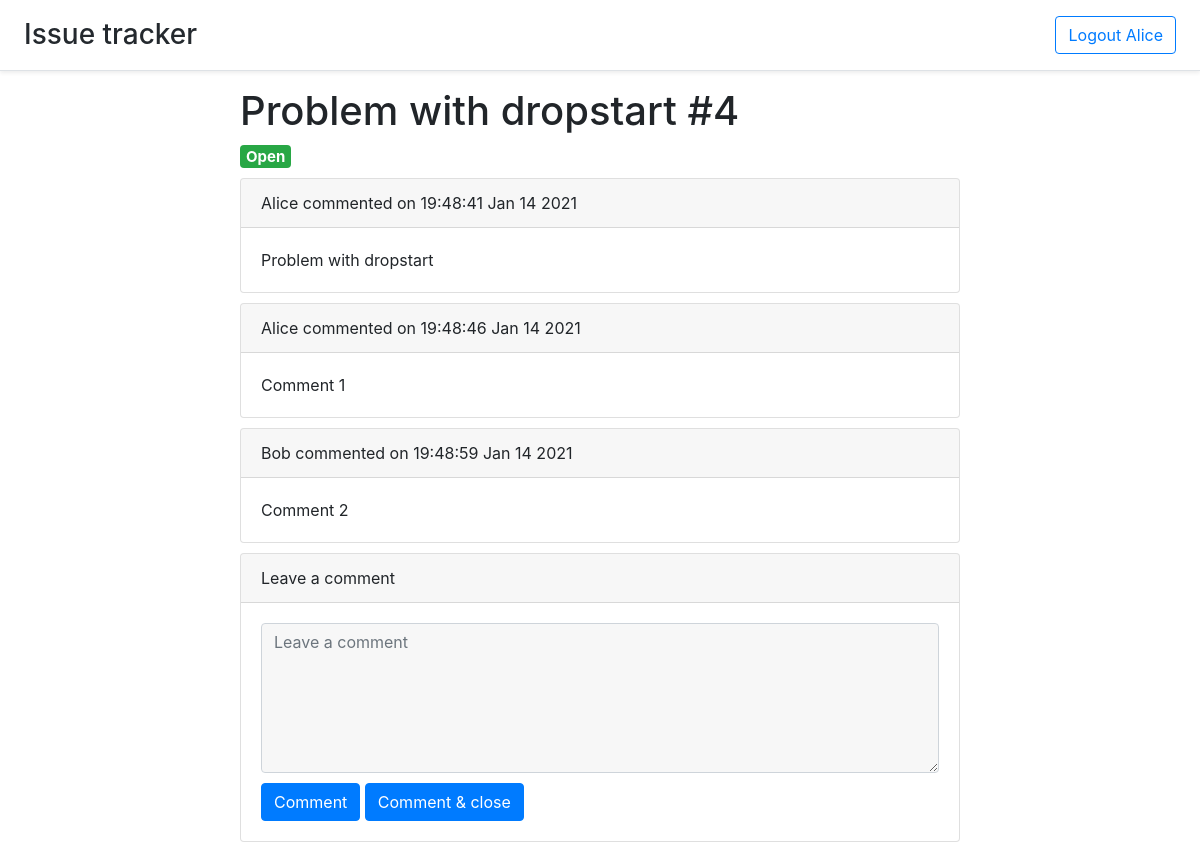
Screenshot of /issue/4 (signed in) with the database file from the repository.
### auth.py (models this page shows)
class User(UserMixin, app.db.Model):
    id = app.db.Column(app.db.Integer, primary_key=True)
    email = app.db.Column(app.db.String(100), unique=True)
    password = app.db.Column(app.db.String(100))
    name = app.db.Column(app.db.String(100))
    issues = app.db.relationship('Issue', backref='user', lazy='dynamic')
    comments = app.db.relationship('Comment', backref='user', lazy='dynamic')

### issue.py (models this page shows, shortened)
class Issue(db.Model):
    id = db.Column(db.Integer, primary_key=True)
    title = db.Column(db.String(50), nullable=False)
    user_id = db.Column(db.Integer, db.ForeignKey('user.id'))
    comments = db.relationship('Comment', backref='issue', lazy='dynamic')
    labels = db.relationship('Label', backref='issue', lazy='dynamic')
    is_open = db.Column(db.BOOLEAN, default=True)
    timestamp = db.Column(db.DateTime, default=datetime.utcnow)
    def title_and_id(self):
        return self.title + ' #' + str(self.id)

### comment.py (models this page shows)
class Comment(db.Model):
    id = db.Column(db.Integer, primary_key=True)
    text = db.Column(db.Text, nullable=False)
    timestamp = db.Column(db.DateTime, default=datetime.utcnow)
    user_id = db.Column(db.Integer, db.ForeignKey('user.id'))
    issue_id = db.Column(db.Integer, db.ForeignKey('issue.id'))
    def pretty_date(self):
        return self.timestamp.strftime("%H:%M:%S %b %d %Y")

### comment.py (the view)
@comments.route('/issue/<int:issue_id>')
def show_issues(issue_id):
    return render_template('issuepage.html', issue=issue.Issue.query.get(issue_id))

### app.py (called while the page is built)
@login_manager.user_loader
def load_user(user_id):
    return auth.User.query.get(int(user_id))

### templates/issuepage.html (shortened to what this page needs)
{% extends 'base.html' %}
{% block content %}
<h1>{{ issue.title_and_id() }}</h1>
<h5>
  {% if issue.is_open %}
  <span class="badge badge-success">Open</span>
  {% else %}
  <span class="badge badge-danger">Closed</span>
  {% endif %}
</h5>
{% for comment in issue.comments.all() %}
<div class="card">
      <div class="card-header">
        {{ comment.user.name }} commented on {{ comment.pretty_date() }}
      </div>
      <div class="card-body"> {{ comment.text }}</div>
</div>
{% endfor %}
{% if issue.is_open %}
<div class="card">
  <div class="card-header">
    Leave a comment
  </div>
  <div class="card-body">
    <form method="post" action="/comment/{{ issue.id }}">
      <textarea name="text" class="form-control issue-textarea-comment" placeholder="Leave a comment"></textarea>
      <input type="submit" name="action" class="btn btn-primary" value="Comment">
      <input type="submit" name="action" class="btn btn-primary" value="Comment & close">
    </form>
  </div>
</div>
{% endif %}
{% endblock %}

### templates/base.html (shortened to what this page needs)
<!doctype html>
<html lang="en">
<head>
    <link rel= "stylesheet" type= "text/css" href= "{{ url_for('static',filename='base.css') }}">
    <link rel="stylesheet" href="https://stackpath.bootstrapcdn.com/bootstrap/4.5.2/css/bootstrap.min.css">
</head>
<body>
<header class="d-flex flex-column flex-md-row align-items-center p-3 px-md-4 mb-3 bg-white border-bottom shadow-sm">
        <a class="link-gray-dark h3 my-0 me-md-auto fw-normal" href="/">
              Issue tracker
        </a>
  <nav class="my-2 my-md-0 me-md-3">
    {% if current_user.is_authenticated %}
        <a class="btn btn-outline-primary" href="/logout">Logout {{ current_user.name }}</a>
    {% else %}
        <a class="btn btn-outline-primary" href="/login">Login</a>
        <a class="btn btn-outline-primary" href="/signup">Sign up</a>
    {% endif %}
  </nav>
</header>
<div id="content" class="content">{% block content %}{% endblock %}</div>
</body>
</html>

### static/base.css (style rules this page uses)
html, body { height: 100%; }
.content { margin-left: 20%; margin-right: 20%; }
.link-gray-dark { color: #24292e; text-decoration: none!important; }
.issue-textarea-comment { min-height: 150px; background-color: rgba(0,0,0,.03)!important; margin-bottom: 10px; }
.my-0 { margin-right: auto!important; }
.card { margin-top: 10px; }

### rows the page displays
User: name "Alice"
Issue: title_and_id "Problem with dropstart #4"
Comment: user.name "Alice", pretty_date "19:48:41 Jan 14 2021", text "Problem with dropstart"
Comment: user.name "Alice", pretty_date "19:48:46 Jan 14 2021", text "Comment 1"
Comment: user.name "Bob", pretty_date "19:48:59 Jan 14 2021", text "Comment 2"
